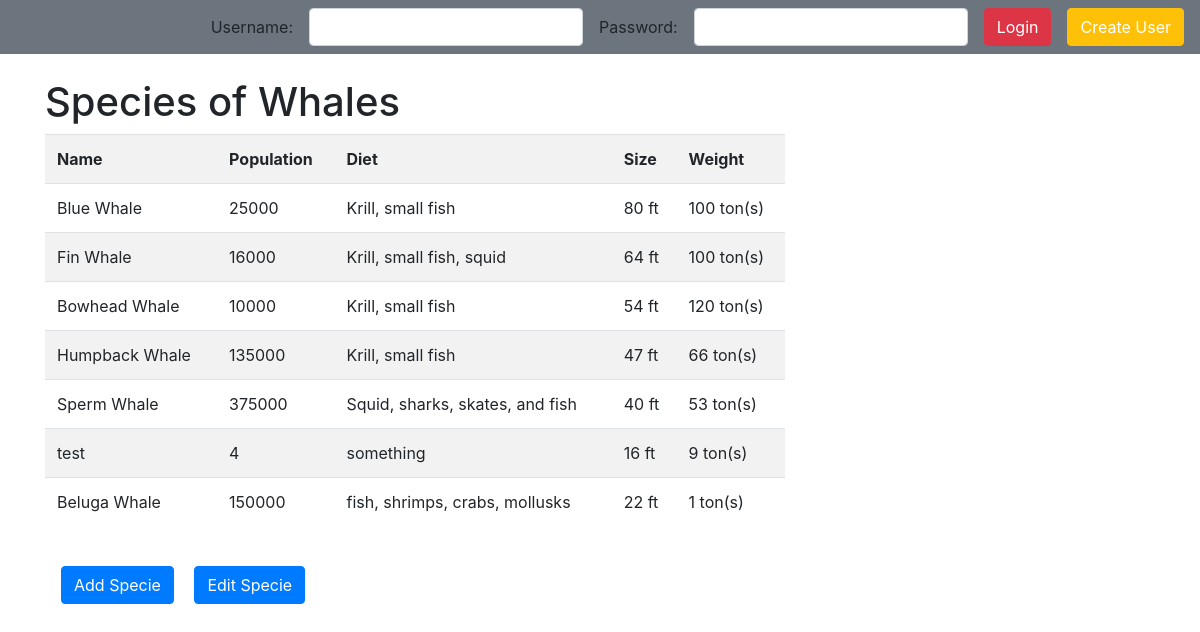
The app's page /index/ with its own data.
### WhaleProfiles/models.py (models this page shows, shortened)
class Specie(models.Model):
    name = models.CharField(max_length=500)
    numWhales = models.IntegerField(default=0)
    diet = models.CharField(max_length=500)
    size = models.IntegerField(default=0)
    weight = models.IntegerField(default=0)

### WhaleProfiles/views.py (the view, shortened to what this page needs)
# urls.py: path('index/', views.Index.as_view(), name='index'),
class Index(View):
    allUsers = User.objects.all()
    allProfiles = Profile.objects.all()
    whales = Specie.objects.all()
    def get(self, request):
        context = {
        'allUsers': self.allUsers,
        'allProfiles': self.allProfiles,
        'whales': self.whales
        }
        template = loader.get_template('WhaleProfiles/index.html')
        return HttpResponse(template.render(context, request))

### WhaleProfiles/templates/WhaleProfiles/index.html (shortened to what this page needs)
<!DOCTYPE html>
<html>
  <head>
    <link rel="stylesheet" href="https://maxcdn.bootstrapcdn.com/bootstrap/4.4.1/css/bootstrap.min.css" />
  </head>
  <body>
    <nav class="navbar navbar-expand-sm bg-secondary ">
      {% if user.is_authenticated %}
      <ul class="navbar-nav navbar-right ml-auto">
        <h3>Welcome, {{ user.username }}</h3>
        <form style="margin-left: 1em;" method="POST">
          {% csrf_token %}
          <input type="hidden" name="logout" value="logout"></input>
          <button type="submit" class="btn btn-danger">Logout</button>
        </form>
      </ul>
      {% else %}
      <ul class="navbar-nav pull-right ml-auto">
        <form method="POST">
          <li class="nav-item">
            <div class="form-inline">
              <label style="margin-left: 1em;" for="inputUsername">Username: </label>
              <input style="margin-left: 1em;" type="text" class="form-control" name="inputUsername" id="inputUsername" />
              <label style="margin-left: 1em;" for="inputPassword">Password: </label>
              <input style="margin-left: 1em;" type="password" class="form-control" name="inputPassword" id="inputPassword" />
              <button style="margin-left: 1em;" type="submit" class="btn btn-danger">Login</button>
            </div>
        </form>
      </ul>
      {% endif %}
      <button type="button" class="btn btn-warning" style="margin-left: 1em;">
        <a href="/WhaleProfiles/createUser" style="color:white">
          Create User
        </a>
      </button>
    </nav>
    <br>
    <div class="container">
      <div>
        <h1>
          Species of Whales
        </h1>
        <table class="col-6 col-sm-4 col-lg-8 table table-striped">
            <thread class = "thead-light">
              <tr>
                <th>Name</th>
                <th>Population</th>
                <th>Diet</th>
                <th>Size</th>
                <th>Weight</th>
              </tr>
            </thread>
             {% for whale in whales %}
              <tr>
                <td>{{whale.name}}</td>
                <td>{{whale.numWhales}}</td>
                <td>{{whale.diet}}</td>
                <td>{{whale.size}} ft</td>
                <td>{{whale.weight}} ton(s)</td>
              </tr>
            {% endfor %}
          </table>
        <br />
      </div>
      <div>
        <button type="button" class="btn btn-primary" style="margin-left: 1em;">
          <a href="/WhaleProfiles/addSpecie" style="color:white">
            Add Specie
          </a>
        </button>
        <button type="button" class="btn btn-primary" style="margin-left: 1em;">
          <a href="/WhaleProfiles/editSpecie" style="color:white">
            Edit Specie
          </a>
        </button>
      </div>
    </div>
  </body>
</html>

### records on screen
Specie: name "Blue Whale", numWhales "25000", diet "Krill, small fish", size "80", weight "100"
Specie: name "Fin Whale", numWhales "16000", diet "Krill, small fish, squid", size "64", weight "100"
Specie: name "Bowhead Whale", numWhales "10000", diet "Krill, small fish", size "54", weight "120"
Specie: name "Humpback Whale", numWhales "135000", diet "Krill, small fish", size "47", weight "66"
Specie: name "Sperm Whale", numWhales "375000", diet "Squid, sharks, skates, and fish", size "40", weight "53"
Specie: name "test", numWhales "4", diet "something", size "16", weight "9"
Specie: name "Beluga Whale", numWhales "150000", diet "fish, shrimps, crabs, mollusks", size "22", weight "1"
